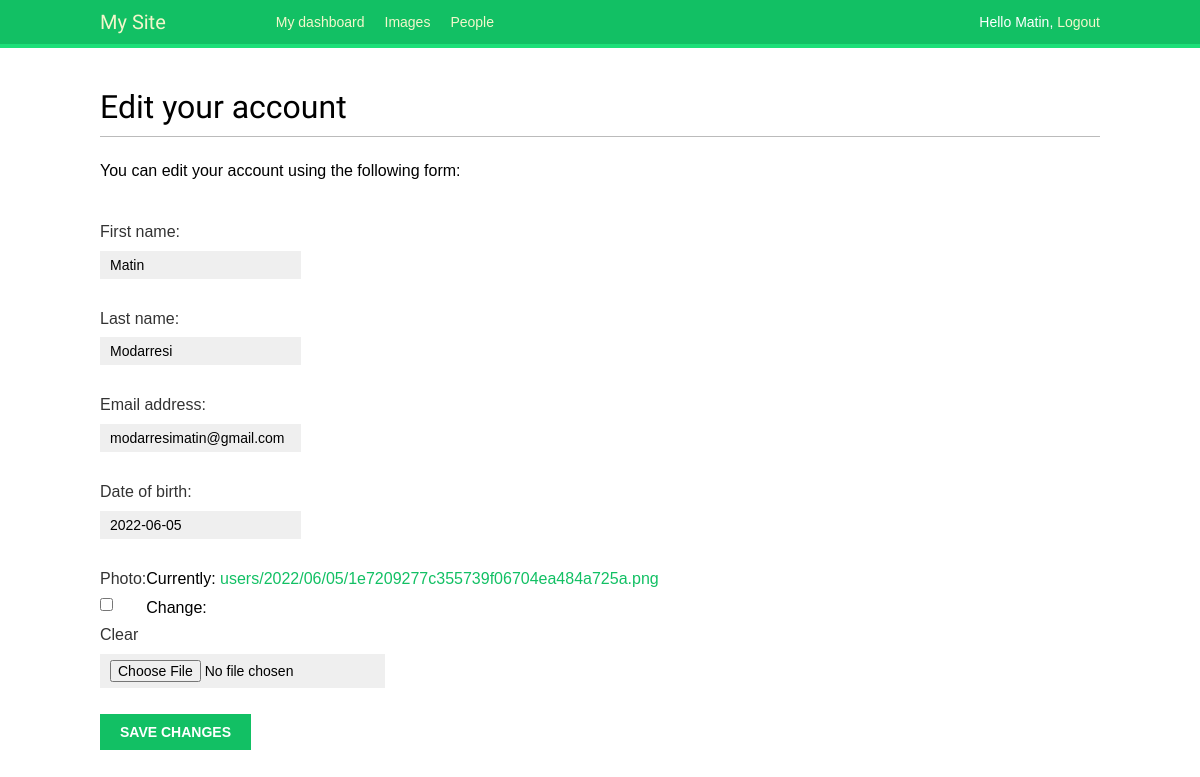
Before: /account/edit/ (signed in) with the older database file.
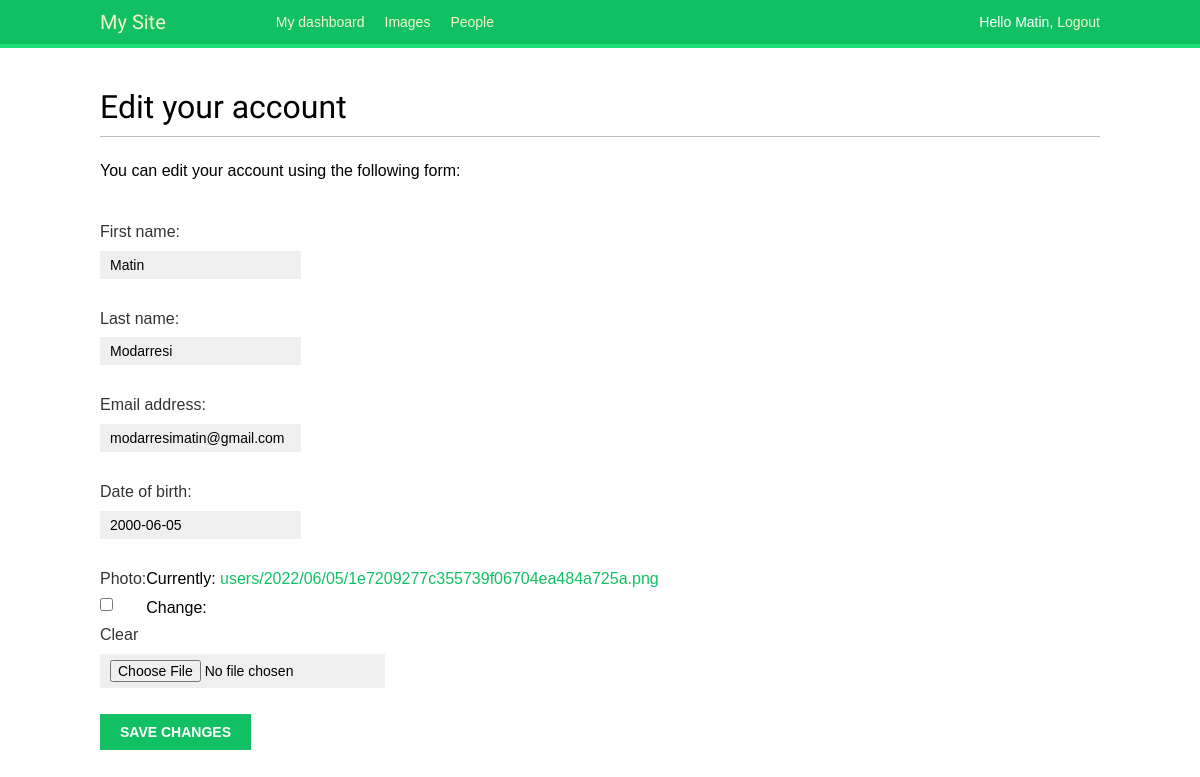
After: the same page with the newer database file.
### account/models.py (models this page shows, shortened)
class Profile(models.Model):
    user = models.OneToOneField(settings.AUTH_USER_MODEL,on_delete=models.CASCADE)
    date_of_birth = models.DateField(blank=True,null=True)
    photo = models.ImageField(upload_to='users/%Y/%m/%d/',blank = True)

### account/views.py (the view)
# urls.py: path('edit/',views.edit,name='edit'),
@login_required
def edit(request):
    if request.method == 'POST':
        user_form = UserEditForm(instance=request.user,data=request.POST)
        profile_form = ProfileEditForm(instance=request.user.profile,data=request.POST, files=request.FILES)
        if user_form.is_valid() and profile_form.is_valid():
            user_form.save()
            profile_form.save()
            messages.success(request,"Profile updated successfully!")
        else:
            messages.error(request,"Profile updating failed!")
    else:
        user_form = UserEditForm(instance=request.user)
        profile_form = ProfileEditForm(instance=request.user.profile)
    return render(request, 'account/edit.html',{'user_form':user_form,'profile_form':profile_form})

### account/forms.py
class UserEditForm(forms.ModelForm):
    class Meta:
        model = User
        fields = ('first_name','last_name','email')

class ProfileEditForm(forms.ModelForm):
    class Meta:
        model = Profile
        fields = ('date_of_birth','photo')

### account/templates/account/edit.html (shortened to what this page needs)
{% extends "base.html" %}
{% block content %}
  <h1>Edit your account</h1>
  <p>You can edit your account using the following form:</p>
  <form method="post" enctype="multipart/form-data">
    {{ user_form.as_p }}
    {{ profile_form.as_p }}
    <p><input type="submit" value="Save changes"></p>
  </form>
{% endblock %}

### account/templates/base.html (shortened to what this page needs)
{% load static %}
<!DOCTYPE html>
<html>
<head>
  <link href="{% static "css/base.css" %}" rel="stylesheet">
</head>
<body>
  <div id="header">
    <span class="logo">My Site</span>
    {% if request.user.is_authenticated %}
      <ul class="menu">
        <li {% if section == "dashboard" %} class="selected" {% endif %}>
          <a href="{% url "dashboard" %}">My dashboard</a>
        </li>
        <li {% if section == "images" %} class="selected" {% endif %}>
          <a href="#">Images</a>
        </li>
        <li {% if section == "people" %} class="selected" {% endif %}>
          <a href="#">People</a>
        </li>
      </ul>
    {% endif %}
  <span class="user">
    {% if request.user.is_authenticated %}
      Hello {{ request.user.first_name }},
      <a href="{% url "logout" %}">Logout</a>
    {% else %}
      <a href="{% url "login" %}">Log-in</a>
    {% endif %}
  </span>
  </div>
  <div id="content">
    {% block content %}
    {% endblock %}
  </div>
</body>
</html>

### account/static/css/base.css (style rules this page uses)
body { margin:0; padding:0; font-family:helvetica, sans-serif; }
p { line-height: 1.8; }
a { color:#12c064; text-decoration:none; }
h1, h2, h3, h4, h5 , h6 { font-family: 'Muli', sans-serif; font-weight:normal; }
h1 { border-bottom:1px solid #bbb; padding:0 0 10px 0; margin:10px 0 20px 0; }
#header { padding:10px 100px; font-size:14px; background:#12c064; color:#fff; border-bottom:4px solid #1cdf78; overflow:auto; }
#header .logo { font-family: 'Muli', sans-serif; float:left; color:#f3f7cc; font-size:20px; margin-right:10%; }
#header ul.menu { list-style:none; float:left; margin:0; padding:0; }
#header ul.menu li { float:left; padding:4px 10px; }
#header a { color:#f3f7cc; }
#header .user { float:right; padding-top:4px; }
#content { padding:30px 100px; }
form { overflow:auto; }
form p { width:100%; overflow:auto; }
label { float:left; clear:both; color:#333; margin-bottom:4px; }
input, textarea { clear:both; float:left; margin:0 0 10px; background:#efefef; border:0; padding:6px 10px; font-size:14px; }
input[type=submit], a.button { font-weight:bold; background:#12c064; color:#fff; padding:10px 20px; font-size:14px; text-transform:uppercase; }

Changed rows visible on the page:
changed Profile: date_of_birth "2022-06-05" → "2000-06-05"
